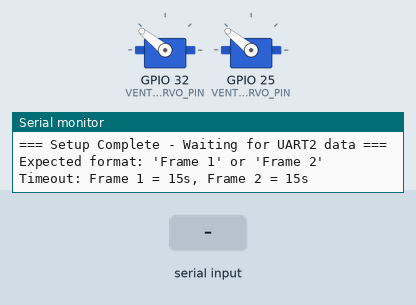
Simulated run of this sketch. Board: ESP32. Shown: 2 × servo, the last lines printed to the serial monitor. The inputs (shaded band) are chosen by the test bench. Servo pulses on a pin are drawn as a servo (544–2400 µs = 0–180°).

Above: at 4.2 s.
4.3 s: "test1\n" received over Serial
At 5.1 s:
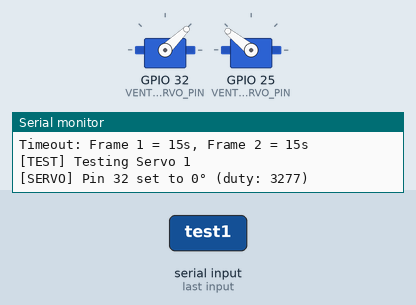
6.8 s: "test2\n" received over Serial
At 7.6 s:
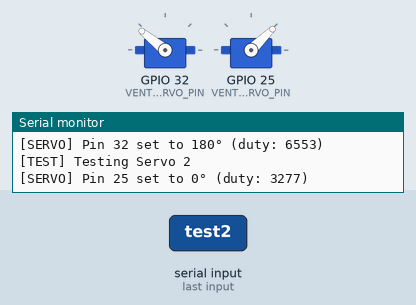
9.3 s: "Frame 1\n" received over the second serial link
10.8 s: "test1\n" received over the second serial link
12.3 s: "debug\n" received over Serial
13.8 s: "status\n" received over the second serial link
At 25.2 s:
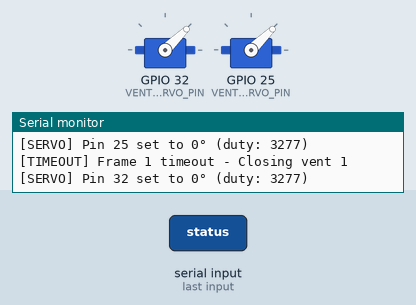
Timing chart, 0 to 25.8 s (numbered marks = the images above; inputs shaded):
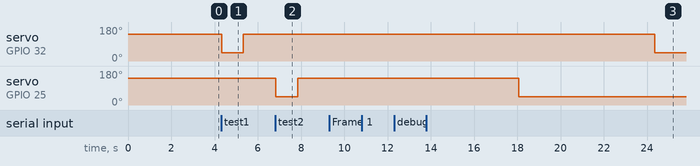

The sketch:

UART_RECIEVER.ino
```cpp
#include <Arduino.h>

// UART Pins
#define UART_TX 17
#define UART_RX 16

// Servo PWM GPIOs
#define VENT1_SERVO_PIN 32  // Control for Frame 1
#define VENT2_SERVO_PIN 25  // Control for Frame 2

// Servo parameters for MG996R
const int pwmFreq = 50;              // 50Hz
const int pwmResolution = 16;        // 16-bit resolution
const int maxDuty = 65535;           // 2^16 - 1

// Servo angles
const int VENT_OPEN_ANGLE = 220;      // Open at 90°
const int VENT_CLOSE_ANGLE = 0;      // Closed at 0°

// Timing variables
unsigned long lastReceivedTime1 = 0;
unsigned long lastReceivedTime2 = 0;

//Default State of vents
bool vent1Closed = false;
bool vent2Closed = false;

// Debug flag
bool debugMode = true;

void setup() {
  Serial.begin(115200);
  delay(1000); // Give serial time to initialize

  Serial.println("=== ESP32 Servo Controller Starting ===");

  // Initialize UART2
  Serial2.begin(9600, SERIAL_8N1, UART_RX, UART_TX);
  Serial.println("UART2 initialized on pins RX:16, TX:17");

  // PWM channel setup with new API (ESP32 Arduino Core v3.x)
  if (!ledcAttach(VENT1_SERVO_PIN, pwmFreq, pwmResolution)) {
    Serial.println("ERROR: Failed to setup PWM for Servo 1");
  } else {
    Serial.println("PWM for Servo 1 setup successful");
  }

  if (!ledcAttach(VENT2_SERVO_PIN, pwmFreq, pwmResolution)) {
    Serial.println("ERROR: Failed to setup PWM for Servo 2");
  } else {
    Serial.println("PWM for Servo 2 setup successful");
  }

  // Initialize vents as open with delay
  Serial.println("Initializing servos to OPEN position...");
  moveServo(VENT1_SERVO_PIN, VENT_OPEN_ANGLE);
  delay(1000); // Give servo time to move
  moveServo(VENT2_SERVO_PIN, VENT_OPEN_ANGLE);
  delay(1000);

  // Initialize timing
  lastReceivedTime1 = millis();
  lastReceivedTime2 = millis();

  Serial.println("=== Setup Complete - Waiting for UART2 data ===");
  Serial.println("Expected format: 'Frame 1' or 'Frame 2'");
  Serial.println("Timeout: Frame 1 = 15s, Frame 2 = 15s");
}

void loop() {
  // Check for UART data
  if (Serial2.available()) {
    String received = Serial2.readStringUntil('\n');
    received.trim();

    if (received.length() > 0) {
      if (debugMode) {
        Serial.print("[UART] Received: '");
        Serial.print(received);
        Serial.println("'");
      }

      // Check for Frame 1
      if (received.indexOf("Frame 1") != -1) {
        lastReceivedTime1 = millis();
        Serial.println("[FRAME1] Signal detected - Opening vent 1");

        if (vent1Closed) {
          moveServo(VENT1_SERVO_PIN, VENT_OPEN_ANGLE);
          vent1Closed = false;
          Serial.println("[FRAME1] Vent 1 opened");
        } else {
          Serial.println("[FRAME1] Vent 1 already open");
        }
      }
      // Check for Frame 2
      else if (received.indexOf("Frame 2") != -1) {
        lastReceivedTime2 = millis();
        Serial.println("[FRAME2] Signal detected - Opening vent 2");

        if (vent2Closed) {
          moveServo(VENT2_SERVO_PIN, VENT_OPEN_ANGLE);
          vent2Closed = false;
          Serial.println("[FRAME2] Vent 2 opened");
        } else {
          Serial.println("[FRAME2] Vent 2 already open");
        }
      }
      else {
        Serial.print("[WARNING] Unknown message: ");
        Serial.println(received);
      }
    }
  }

  // Timeout logic for Frame 1 (15 seconds) Change 15000 to desired time in ms
  if (!vent1Closed && (millis() - lastReceivedTime1 > 15000)) {
    Serial.println("[TIMEOUT] Frame 1 timeout - Closing vent 1");
    moveServo(VENT1_SERVO_PIN, VENT_CLOSE_ANGLE);
    vent1Closed = true;
  }

  // Timeout logic for Frame 2 (15 seconds) Change 15000 to desired time in ms
  if (!vent2Closed && (millis() - lastReceivedTime2 > 15000)) {
    Serial.println("[TIMEOUT] Frame 2 timeout - Closing vent 2");
    moveServo(VENT2_SERVO_PIN, VENT_CLOSE_ANGLE);
    vent2Closed = true;
  }

  // Debug status every 10 seconds
  static unsigned long lastDebugTime = 0;
  if (debugMode && (millis() - lastDebugTime > 10000)) {
    printStatus();
    lastDebugTime = millis();
  }

  // Check for serial commands for testing
  if (Serial.available()) {
    String command = Serial.readStringUntil('\n');
    command.trim();
    command.toLowerCase();

    if (command == "test1") {
      Serial.println("[TEST] Testing Servo 1");
      moveServo(VENT1_SERVO_PIN, VENT_CLOSE_ANGLE);
      delay(1000);
      moveServo(VENT1_SERVO_PIN, VENT_OPEN_ANGLE);
    }
    else if (command == "test2") {
      Serial.println("[TEST] Testing Servo 2");
      moveServo(VENT2_SERVO_PIN, VENT_CLOSE_ANGLE);
      delay(1000);
      moveServo(VENT2_SERVO_PIN, VENT_OPEN_ANGLE);
    }
    else if (command == "status") {
      printStatus();
    }
    else if (command == "debug") {
      debugMode = !debugMode;
      Serial.print("[DEBUG] Debug mode: ");
      Serial.println(debugMode ? "ON" : "OFF");
    }
  }

  delay(50); // Small delay to prevent excessive CPU usage
}

// Improved servo control function for MG996R
void moveServo(int pin, int angle) {
  // Constrain angle
  angle = constrain(angle, 0, 180);

  // Calculate duty cycle for MG996R (1ms-2ms pulse width)
  // For 16-bit resolution at 50Hz:
  // 1ms = 3277, 1.5ms = 4915, 2ms = 6553
  int minDuty = 3277;  // 1ms pulse width (0 degrees)
  int maxDuty = 6553;  // 2ms pulse width (180 degrees)

  int duty = map(angle, 0, 180, minDuty, maxDuty);

  ledcWrite(pin, duty);

  // Debug output
  Serial.print("[SERVO] Pin ");
  Serial.print(pin);
  Serial.print(" set to ");
  Serial.print(angle);
  Serial.print("° (duty: ");
  Serial.print(duty);
  Serial.println(")");
}

// Status printing function
void printStatus() {
  Serial.println("=== STATUS ===");
  Serial.print("Vent 1: ");
  Serial.print(vent1Closed ? "CLOSED" : "OPEN");
  Serial.print(" | Last signal: ");
  Serial.print((millis() - lastReceivedTime1) / 1000);
  Serial.println("s ago");

  Serial.print("Vent 2: ");
  Serial.print(vent2Closed ? "CLOSED" : "OPEN");
  Serial.print(" | Last signal: ");
  Serial.print((millis() - lastReceivedTime2) / 1000);
  Serial.println("s ago");

  Serial.print("Free heap: ");
  Serial.print(ESP.getFreeHeap());
  Serial.println(" bytes");
  Serial.println("=============");
}
```

Measured:
- after the input at 4.3 s, servo on GPIO 32 (VENT1_SERVO_PIN): 141° → 44° at once, → 141° 1.0 s later
- after the input at 6.8 s, servo on GPIO 25 (VENT2_SERVO_PIN): 141° → 44° at once, → 141° 1.0 s later
